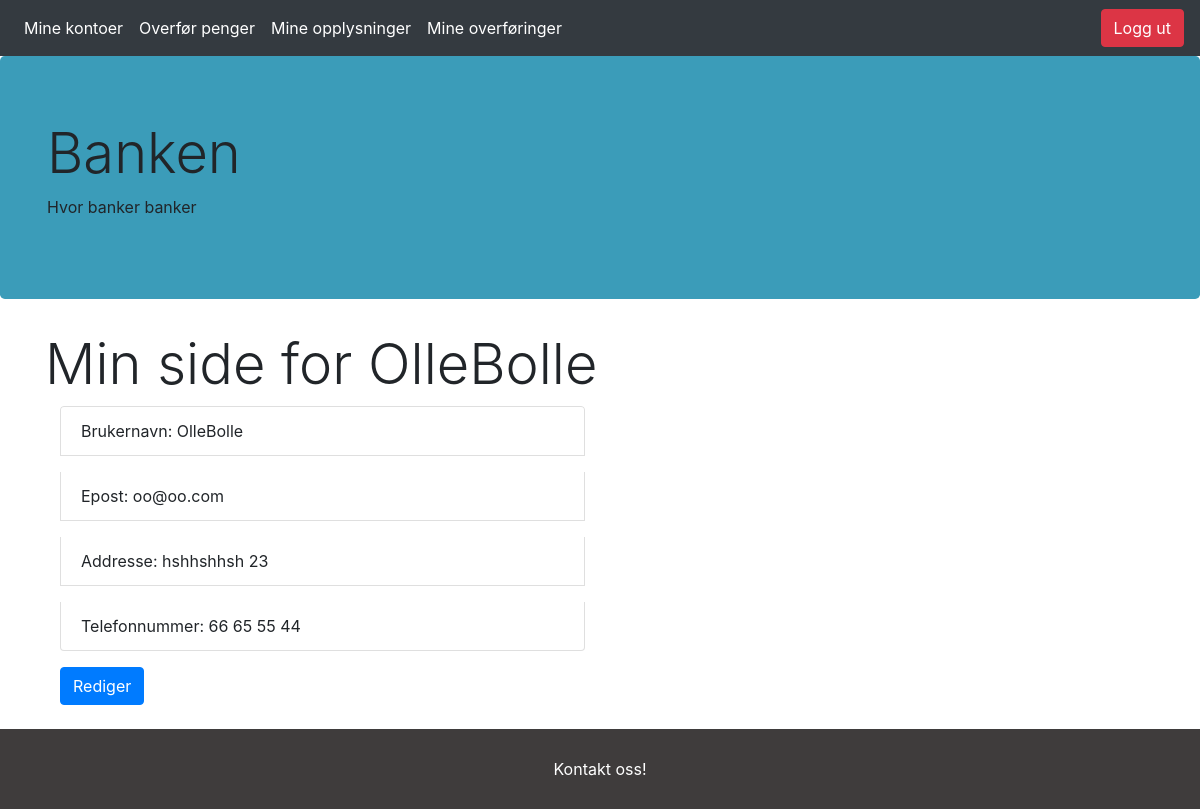
Page /account (signed in) on the committed database.
### app/models.py (models this page shows, shortened)
class User(db.Model, UserMixin):
    id = db.Column(db.Integer, primary_key=True, nullable=False)
    username = db.Column(db.String(20), unique=True, nullable=False)
    useremail = db.Column(db.String(120), unique=True, nullable=False)
    useraddr = db.Column(db.String(200), nullable=False)
    userpwd = db.Column(db.String(60), nullable=False)
    usertlf = db.Column(db.Integer(), unique=True,  nullable=False)
    accounts = db.relationship('Account',  backref='holder', lazy=True)
    logs = db.relationship('Log', backref='logger', lazy=True)
    confirmed = db.Column(db.Boolean, nullable=False, default=False)
    confirmed_on = db.Column(db.DateTime, nullable=True)
    otp_secret = db.Column(db.String(16))
    confirmed = db.Column(db.Boolean, nullable=False, default=False)
    confirmed_on = db.Column(db.DateTime, nullable=True)

### app/routes.py (the view)
@app.route("/account")
@login_required
def account():
    return render_template('account.html'), 200, {
        'Cache-Control': 'no-cache, no-store, must-revalidate',
        'Pragma': 'no-cache',
        'Expires': '0'}

### app/models.py (called while the page is built)
@login_manager.user_loader
def load_user(user_id):
    return User.query.get(int(user_id))

### app/routes.py (called while the page is built)
@app.before_request
def before_request():
    session.permanent = True
    app.permanent_session_lifetime = dt.timedelta(minutes=10)
    session.modified = True

### app/templates/account.html
{%extends 'base.html'%} {% block body %}
<div class="container mx-auto">
    <h1 class="display-4"> Min side for {{ current_user.username }} </h1>
    <div class="col-6">
        <ul class="list-group">
            <p class="list-group-item">Brukernavn: {{current_user.username}}</p>
            <p class="list-group-item">Epost: {{current_user.useremail}}</p>
            <p class="list-group-item">Addresse: {{current_user.useraddr}}</p>
            <p class="list-group-item">Telefonnummer: {{current_user.usertlf}}</p>
        </ul>
        <small>
        <a href="{{url_for('editprofile')}}" class="btn btn-primary"> Rediger</a>
      </small>
    </div>
</div>
{% endblock %}

### app/static/css/style.css (style rules this page uses)
ul { list-style-type: none; margin: 0; padding: 0; overflow: hidden; position: -webkit-sticky; position: sticky; top: 0; }

### rows in the picture
User: username "OlleBolle", useremail "oo@oo.com", useraddr "hshhshhsh 23", usertlf "66 65 55 44"
